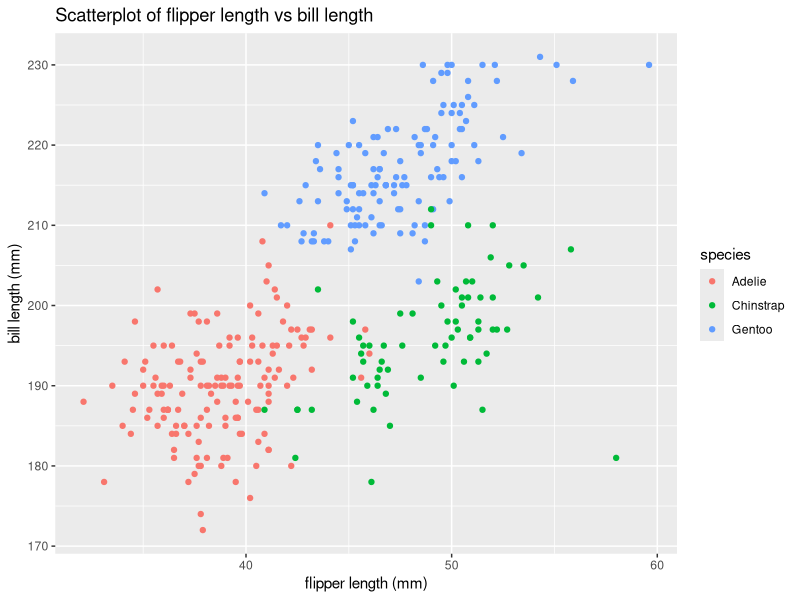
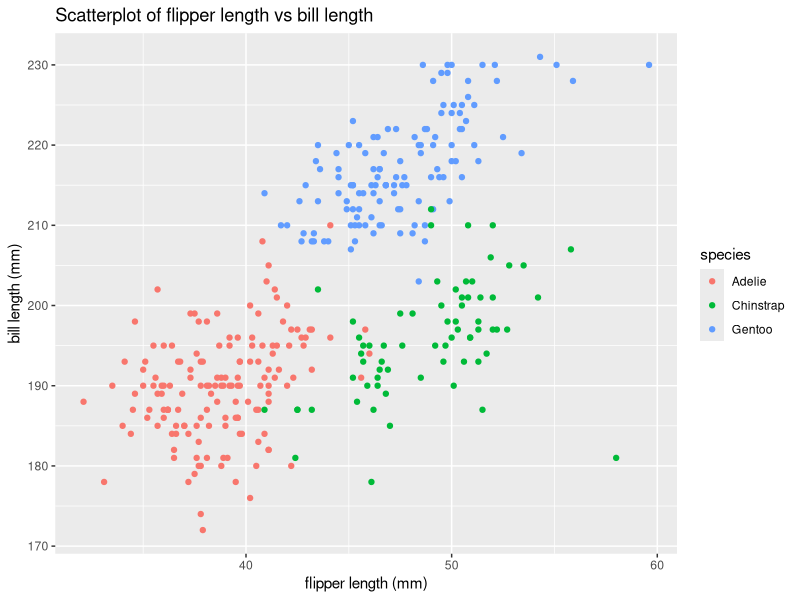

Write the R code that produced these figures, in order.
## ---- chunk 1
library(palmerpenguins)
library(tidyverse)
## ---- chunk 2
data("penguins", package = "palmerpenguins")
## ---- chunk 3
penguins |>
  drop_na(bill_length_mm, flipper_length_mm) |>
  ggplot(aes(x = bill_length_mm, 
             y = flipper_length_mm, 
             color = species)) + 
  geom_point() + 
  labs(title = "Scatterplot of flipper length vs bill length", 
       x = "flipper length (mm)", 
       y = "bill length (mm)")

ggsave("Scatterplot of flipper length vs bill length.png")
